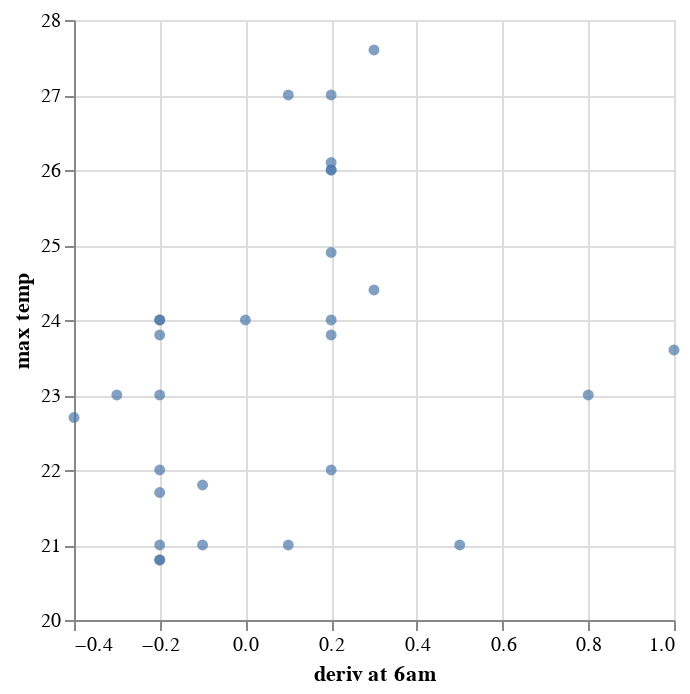

Source (notebook cell):
### Code cell
alt.Chart(tstar_peak_df).mark_circle().encode(
alt.X(f"deriv at {t_star}am:Q").scale(zero=False),
alt.Y("max temp:Q").scale(zero=False))

### Figure 1 — Vega-Lite specification as saved in the notebook (floating-point values rounded to 4 significant figures)
{"config": {"view": {"continuousWidth": 300, "continuousHeight": 300}}, "data": {"name": "data-78cafdf1e3bf5f42abee19ff1fde2a33"}, "mark": {"type": "circle"}, "encoding": {"x": {"field": "deriv at 6am", "scale": {"zero": false}, "type": "quantitative"}, "y": {"field": "max temp", "scale": {"zero": false}, "type": "quantitative"}}, "$schema": "https://vega.github.io/schema/vega-lite/v5.20.1.json", "datasets": {"data-78cafdf1e3bf5f42abee19ff1fde2a33": [{"datetime": "2020-07-01T00:00:00", "deriv at 6am": 0.2, "max temp": 24.0}, {"datetime": "2020-07-02T00:00:00", "deriv at 6am": 0.8, "max temp": 23.0}, {"datetime": "2020-07-03T00:00:00", "deriv at 6am": 0.1, "max temp": 21.0}, {"datetime": "2020-07-04T00:00:00", "deriv at 6am": 0.2, "max temp": 27.0}, {"datetime": "2020-07-05T00:00:00", "deriv at 6am": 0.3, "max temp": 27.6}, {"datetime": "2020-07-06T00:00:00", "deriv at 6am": 0.2, "max temp": 26.0}, {"datetime": "2020-07-07T00:00:00", "deriv at 6am": 0.3, "max temp": 24.4}, {"datetime": "2020-07-08T00:00:00", "deriv at 6am": 0.2, "max temp": 24.9}, {"datetime": "2020-07-09T00:00:00", "deriv at 6am": 0.2, "max temp": 26.1}, {"datetime": "2020-07-10T00:00:00", "deriv at 6am": -0.2, "max temp": 24.0}, {"datetime": "2020-07-11T00:00:00", "deriv at 6am": 0.2, "max temp": 26.0}, {"datetime": "2020-07-12T00:00:00", "deriv at 6am": 0.1, "max temp": 27.0}, {"datetime": "2020-07-13T00:00:00", "deriv at 6am": 0.2, "max temp": 22.0}, {"datetime": "2020-07-14T00:00:00", "deriv at 6am": 1.0, "max temp": 23.6}, {"datetime": "2020-07-15T00:00:00", "deriv at 6am": 0.2, "max temp": 23.8}, {"datetime": "2020-07-16T00:00:00", "deriv at 6am": 0.5, "max temp": 21.0}, {"datetime": "2020-07-17T00:00:00", "deriv at 6am": 0.0, "max temp": 24.0}, {"datetime": "2020-07-18T00:00:00", "deriv at 6am": -0.3, "max temp": 23.0}, {"datetime": "2020-07-19T00:00:00", "deriv at 6am": -0.1, "max temp": 21.8}, {"datetime": "2020-07-20T00:00:00", "deriv at 6am": -0.2, "max temp": 20.8}, {"datetime": "2020-07-21T00:00:00", "deriv at 6am": -0.1, "max temp": 21.0}, {"datetime": "2020-07-22T00:00:00", "deriv at 6am": -0.2, "max temp": 24.0}, {"datetime": "2020-07-23T00:00:00", "deriv at 6am": -0.4, "max temp": 22.7}, {"datetime": "2020-07-24T00:00:00", "deriv at 6am": -0.2, "max temp": 20.8}, {"datetime": "2020-07-25T00:00:00", "deriv at 6am": -0.2, "max temp": 23.8}, {"datetime": "2020-07-26T00:00:00", "deriv at 6am": -0.2, "max temp": 23.0}, {"datetime": "2020-07-27T00:00:00", "deriv at 6am": -0.2, "max temp": 22.0}, {"datetime": "2020-07-28T00:00:00", "deriv at 6am": -0.2, "max temp": 21.0}, {"datetime": "2020-07-29T00:00:00", "deriv at 6am": -0.2, "max temp": 21.7}]}}
